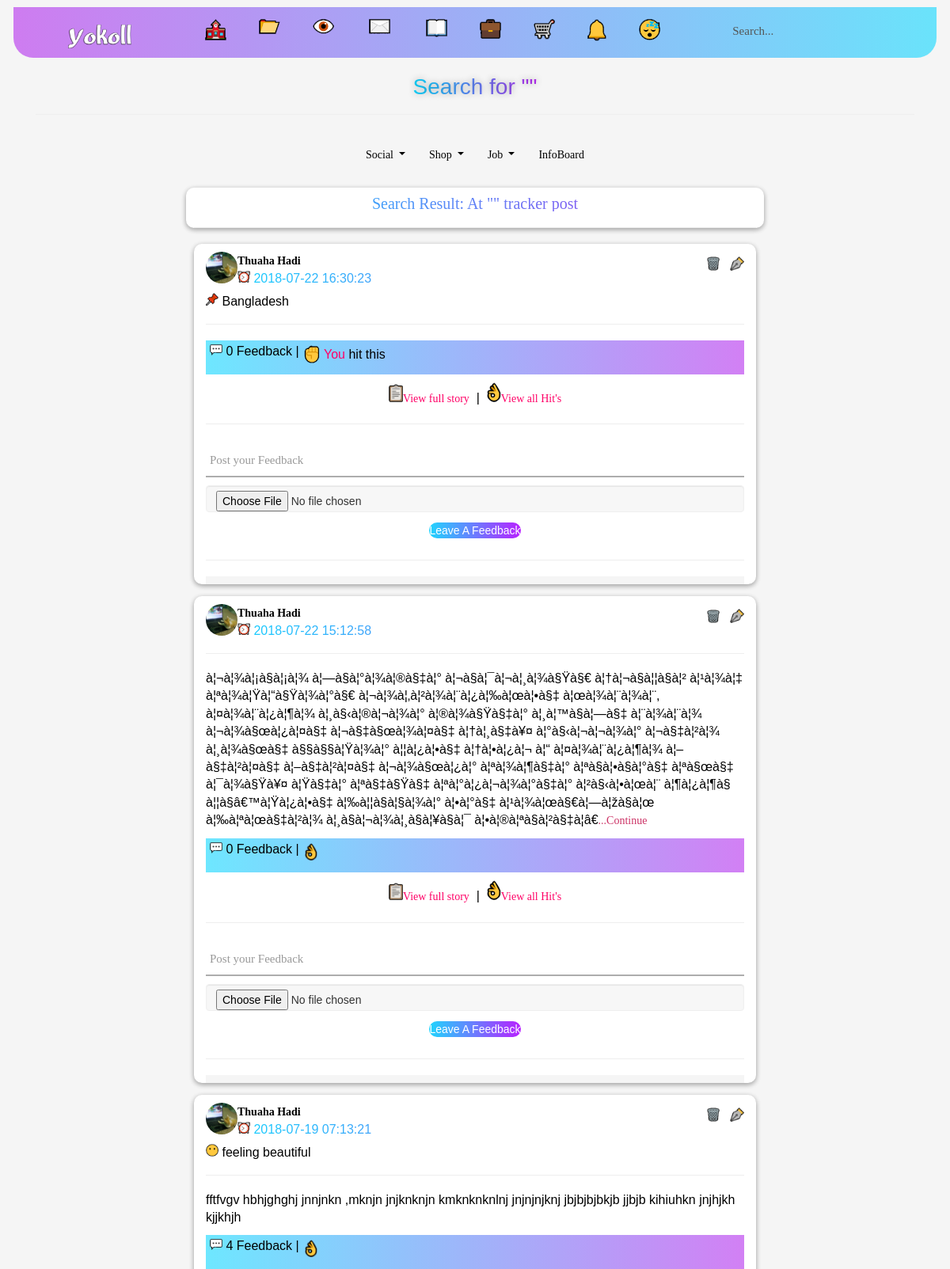
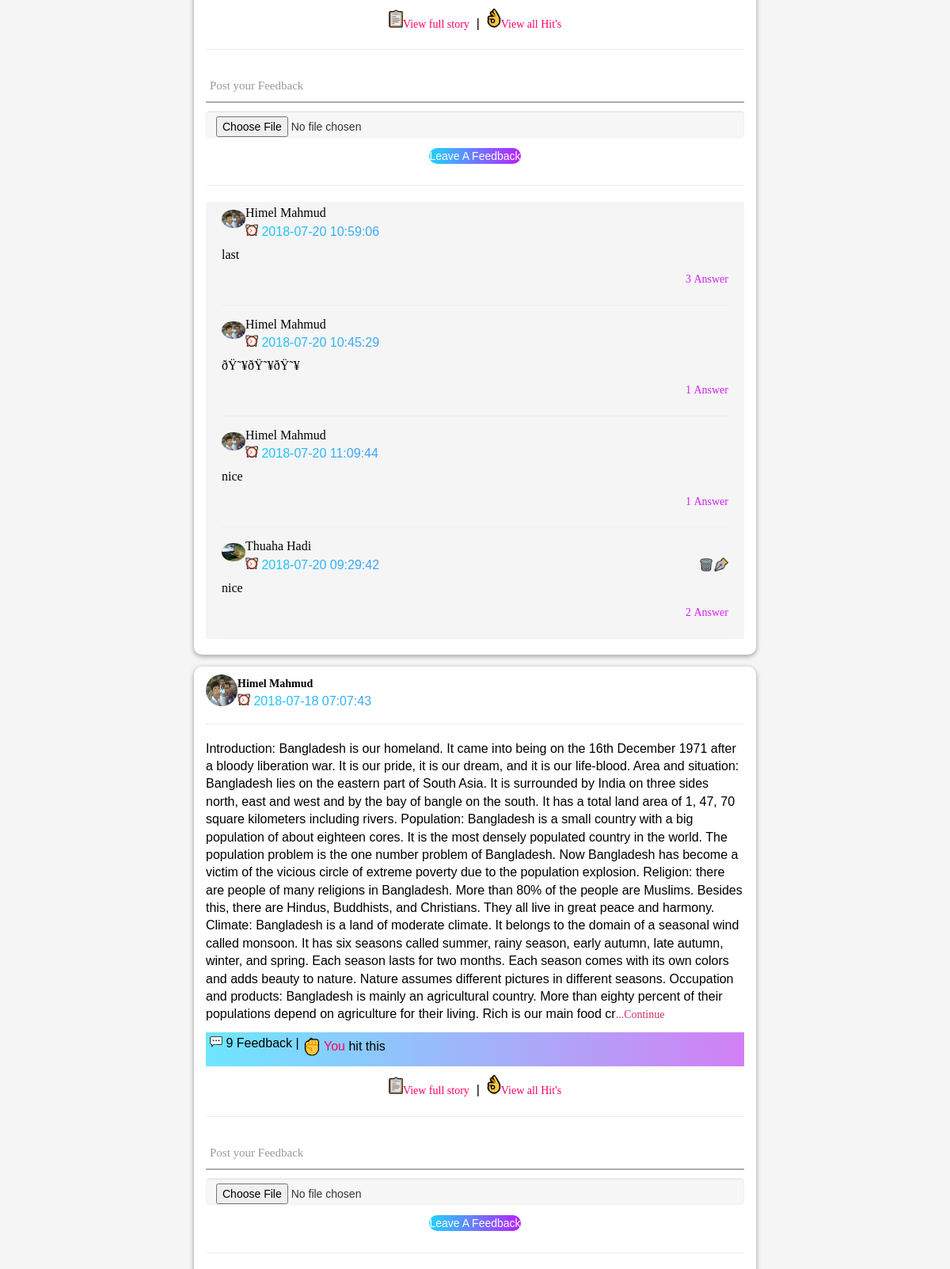
The app's page /kujaiyar_location.php (signed in, upper part) with its own data (2 pictures, top to bottom).
### tables this page shows
CREATE TABLE IF NOT EXISTS `members` (
`id` int(225) NOT NULL,
  `fname` varchar(100) NOT NULL,
  `lname` varchar(100) NOT NULL,
  `user` varchar(25) NOT NULL,
  `email` varchar(100) NOT NULL,
  `password` varchar(50) NOT NULL,
  `gender` varchar(100) NOT NULL,
  `address` varchar(300) NOT NULL,
  `city` varchar(100) NOT NULL,
  `country` varchar(50) NOT NULL,
  `contact` varchar(15) NOT NULL,
  `bday` varchar(100) NOT NULL,
  `profilepic` varchar(500) NOT NULL,
  `coverphoto` varchar(500) NOT NULL,
  `bio` varchar(250) NOT NULL,
  `experiences` varchar(200) NOT NULL,
  `primary_school` varchar(100) NOT NULL,
  `high_school` varchar(100) NOT NULL,
  `college` varchar(100) NOT NULL,
  `graduation_college` varchar(100) NOT NULL,
  `work` varchar(100) NOT NULL,
  `art_and_enter` varchar(200) NOT NULL,
  `home_address` varchar(100) NOT NULL,
  `home_city` varchar(100) NOT NULL,
  `home_country` varchar(100) NOT NULL,
  `home_contact` varchar(15) NOT NULL,
  `office_contact` varchar(15) NOT NULL,
  `sub_email` varchar(50) NOT NULL,
  `link` varchar(500) NOT NULL,
  `verified` varchar(200) NOT NULL,
  `real_time` datetime NOT NULL,
  `join_time` varchar(50) NOT NULL,
  `update_time` varchar(25) NOT NULL,
  `security_que` varchar(500) NOT NULL,
  `security_ans` text NOT NULL,
  `search_name` varchar(500) NOT NULL
);

CREATE TABLE IF NOT EXISTS `members_post` (
`id` int(110) NOT NULL,
  `post_id` varchar(11) NOT NULL,
  `name` varchar(11) NOT NULL,
  `pakadtoan` varchar(11) NOT NULL,
  `file` varchar(250) NOT NULL,
  `type` varchar(30) NOT NULL,
  `size` int(11) NOT NULL,
  `feeling` varchar(26) NOT NULL,
  `location` varchar(50) NOT NULL,
  `tag` varchar(50) NOT NULL,
  `link` varchar(500) NOT NULL,
  `content` text NOT NULL,
  `time` timestamp NOT NULL DEFAULT CURRENT_TIMESTAMP,
  `with` varchar(100) NOT NULL,
  `share` varchar(11) NOT NULL
);

CREATE TABLE IF NOT EXISTS `thuaha` (
`id` int(225) NOT NULL,
  `post_id` text NOT NULL,
  `hit_id` varchar(100) NOT NULL
);

CREATE TABLE IF NOT EXISTS `post_comment` (
`id` int(11) NOT NULL,
  `commentid` varchar(10) NOT NULL,
  `commentname` varchar(100) NOT NULL,
  `comment` text NOT NULL,
  `images` varchar(200) NOT NULL,
  `type` varchar(100) NOT NULL,
  `comment_time` timestamp NOT NULL DEFAULT CURRENT_TIMESTAMP,
  `thuaha` varchar(11) NOT NULL,
  `poster` varchar(100) NOT NULL,
  `hadi` int(1) NOT NULL
);

### kujaiyar_location.php (the view, shortened to what this page needs)
<?php include 'bin/access/social/header.php';?>
<div class="container">
    <div align="center">
    <font class="name-font">Search for "<?php echo $_SESSION['search'];?>"</font>
        </div><hr/>
<nav class="navbar">
    <ul class="nav">
      <li class="dropdown">
        <a class="dropdown-toggle" data-toggle="dropdown" href="#">Social
        </a>
      </li>
      <li class="dropdown">
        <a class="dropdown-toggle" data-toggle="dropdown" href="#">Shop
        </a>
      </li>
       <li class="dropdown">
        <a class="dropdown-toggle" data-toggle="dropdown" href="#">Job
        </a>
      </li>
      <li><a href="#">InfoBoard</a></li>
    </ul>
</nav>
  <div class="row">
       <div class="col-md-2"></div>
              <div class="col-md-8">
              <div class="tracker_list">
             <div class="Right_h" align="center"><b>Search Result: At "<?php echo $_SESSION['search'];?>" tracker post</b></div><hr/>
         <?php
     $public='public';
                  $q=$_SESSION['search'];
							$hamim3 = mysql_query("SELECT * FROM members_post Where share='$public' and location like '%$q%' order by id DESC ");
								while($tuhan3 = mysql_fetch_array($hamim3))
							 {
								$kigur_post=$tuhan3['name'];
		   $hamim4 = mysql_query("SELECT * FROM members where user='$kigur_post'");
		   while($tuhan4 = mysql_fetch_array($hamim4))
								  {?>
  <div class="post_area col-md-12 col-sm-12">
  <img src="http://localhost/social/<?php echo $tuhan4['profilepic']; ?>" class="img-circle post_img">
     <?php $naam=$tuhan4['fname'].' '.$tuhan4['lname'].'&nbsp;'.$tuhan4['verified'];?>
     <strong><?php echo '<a style="text-decoration:none" href=http://localhost/social/user/'.$tuhan4["user"] .'>'.$naam.'</a>';?></strong>
     <div class="post_time">
     <img src="http://localhost/social/bin/access/images/icon/time.PNG" alt="Time" height="16" width="16"> <?php echo $tuhan3['time'];?>
     </div>
      <?php
     $hadi=$tuhan3['name'];
	if($hadi==$_SESSION['SESS_MEMBER_ID'])
		{
		echo '<span class="delete_post pull-right"><a title="Delete Post" href=http://localhost/social/post/delete/'.$tuhan3["id"] .'><img src="http://localhost/social/bin/access/images/icon/bin.PNG" alt="" height="16" width="16"></a> &nbsp;
		<a title="Edit Post" href=http://localhost/social/post/edit/'.$tuhan3["id"] .'><img src="http://localhost/social/bin/access/images/icon/edit.PNG" alt="" height="18" width="18"></a></span>';
		}
		else{
			}?>
     <?php
     $hadi=$tuhan3['feeling'];
	if($hadi)
		{
		echo '<img src="http://localhost/social/bin/access/images/icon/feeling.PNG" alt="" height="16" width="16"> '.$tuhan3['feeling'];
		}
		else{
			}?>
     <?php
     $hadi=$tuhan3['location'];
	if($hadi)
		{
		echo '<img src="http://localhost/social/bin/access/images/icon/at.PNG" alt="At: " height="16" width="16"> '.$tuhan3['location'];
		}
		else{
			}?>
     <hr/>
  <div class="post_content" style="line-height: 1.4;">
  <?php $limit=$tuhan3['content'];
      if($limit>(substr($limit,0,1500)))
		{
      echo substr($limit,0,1500);
    echo '<a href="http://localhost/social/view/story/'.$tuhan3['id'].'"><font color="#CC3366">...Continue</font></a>';
        }
                                   else{
                                       echo $limit;
                                   }
      ?>
    </div>
<div class="post_comment_count">
<div class="activity">
      <?php
        $montobbo=$tuhan3['id'];
$hamim5 = mysql_query("SELECT * FROM post_comment where commentid='$montobbo'");
	$numberOfRows = MYSQL_NUMROWS($hamim5);
	echo '<img src="http://localhost/social/bin/access/images/icon/comment.PNG" alt="Feedback" height="16" width="16"> '.$numberOfRows.'     Feedback | ';
        ?>
  <form action="http://localhost/social/addnew/nice.xml" enctype="multipart/form-data" method="post">
<div class="hits">
<button><img src="http://localhost/social/bin/access/images/icon/nice.PNG" height="16" width="16"></button>
</div>
</form>
 <?php
 $result2 = mysql_query("SELECT * FROM thuaha WHERE post_id='". $tuhan3['id'] ."'");
  while($tuhan8 = mysql_fetch_array($result2))
							 {
  $hadi=$tuhan8['hit_id'];
  if($hadi==$_SESSION['SESS_MEMBER_ID'])
		{
         echo '<div class="unlike"><a href=http://localhost/social/dislike/'.$tuhan8["id"] .'><img src="http://localhost/social/bin/access/images/icon/unhit.PNG" height="34" width="31"></a></div>';
		}
		}
  ?>
  <?php
 $result1 = mysql_query("SELECT * FROM thuaha WHERE post_id='". $tuhan3['id'] ."'");
if($tuhan7 = mysql_fetch_array($result1))
  {
  $numberOfRows = MYSQL_NUMROWS($result1);
  $numberoflikes=$numberOfRows;
  $numberoflikes1=$numberOfRows-1;
 if  (($tuhan7['hit_id'])==($_SESSION['SESS_MEMBER_ID']) && ($numberoflikes1 > 0))
  {
  echo '<div class="you_hit_count"><font color="#FF0066"><b>You&nbsp;&&nbsp;' . $numberoflikes1 . '</b></font>&nbsp;People&nbsp;hit&nbsp;this </div> ';
  }
  elseif (($tuhan7['hit_id'])==($_SESSION['SESS_MEMBER_ID'])&& ($numberoflikes1 == 0))
  {
  echo '<div class="you_hit_count"><font color="#FF0066"><b>You</b></font>&nbsp;hit&nbsp;this</div>';
  }
  elseif ($numberoflikes > 0)
  {
  echo '<div class="hit_count"><font color="#CC3366"><b>' . $numberoflikes .'</b></font>&nbsp;people&nbsp;hit&nbsp;this</div>';
  }
  }?>
     </div>
       </div>
    <div align="center">
        <a title="View full story" href="http://localhost/social/view/story/<?php echo $tuhan3['id'];?>"><img src="http://localhost/social/bin/access/images/icon/full.PNG" height="18px" width="18px" alt="View"><font color="#FF0066">View full story</font></a>&nbsp;&nbsp;|&nbsp;&nbsp;<a href="http://localhost/social/view/hit/story/<?php echo $tuhan3['id'];?>"><img src="http://localhost/social/bin/access/images/icon/nice.PNG" height="18px" width="18px" alt="Hit"><font color="#FF0066">View all Hit's</font></a>
         </div><hr/>
        <form action="http://localhost/social/addnew/comment.xml" method="post" enctype="multipart/form-data">
        <div class="wrap-input100 validate-input" data-validate = "Type something">
						<input class="input100" type="text" name="comment">
						<span class="focus-input100" data-placeholder="Post your Feedback"></span>
					</div>
                    <div class="container-login100-form-btn">
                    <input type="file" name="file" class="lev_comment form-control">
						<button class="btn"><div class="wrap-login100-form-btn">
							<div class="login100-form-bgbtn"></div>
								<font color="#FFFFFF"><b>Leave A Feedback</b></font>
						</div>
					</button></div>
        </form>
        <hr/>
      <div class="comment_area">
        <?php
		 $hamim6 = mysql_query("SELECT * FROM post_comment where commentid='$montobbo' ORDER BY RAND() LIMIT 6");
			while($tuhan5 = mysql_fetch_array($hamim6))
			 {
			$halima=$tuhan5['commentname'];
			$hamim7 = mysql_query("SELECT * FROM members where user='$halima'");
			while($tuhan6 = mysql_fetch_array($hamim7))
			{ 		?>
            <div class="commenter_image">
            <img class="img-circle img-sm"  src="http://localhost/social/<?php echo $tuhan6['profilepic'];?>" style="max-width: 30px; float:left;">
            </div>
            <div class="commenter_name" style="margin-left:30px;">
            <?php echo' <a href=http://localhost/social/user/'.$tuhan6["user"] .'><font size="3px">'.$tuhan6['fname'].' '.$tuhan6['lname'].'</font>&nbsp;'.$tuhan6['verified'].'</a>';?><br/>
            <?php
			$tuaha=$tuhan5['id'];
     $hadi=$tuhan5['commentname'];
	if(($hadi==$_SESSION['SESS_MEMBER_ID']) && ($tuaha==$tuhan5['id']))
		{
		echo '<span class="text-muted  comment_time pull-right"><a title="Delete Feedback" href=http://localhost/social/post/delete/feedback/'.$tuhan5["id"] .'><img src="http://localhost/social/bin/access/images/icon/bin.PNG" alt="" height="16" width="16"></a>&nbsp;|&nbsp;
		<a title="Edit Feedback" href=http://localhost/social/post/edit/feedback/'.$tuhan5["id"] .'><img src="http://localhost/social/bin/access/images/icon/edit.PNG" alt="" height="18" width="18"></a></span>';
		}
		else{
			}?>
           </div>
            <div class="comment_time">
           <img src="http://localhost/social/bin/access/images/icon/time.PNG" alt="Time" height="16" width="16">
			<?php echo $tuhan5['comment_time'];?>
			</div>
            <div class="comment_content" style="line-height: 1.4;">
            <?php $limita=$tuhan5['comment'];
      if($limita>(substr($limita,0,600)))
		{
      echo substr($limita,0, 600);
    echo '<a href="http://localhost/social/view/story/'.$tuhan3['id'].'"><font color="#CC3366">...Continue</font></a>';
        }
                                   else{
                                       echo $limita;
                                   }
      ?>
            </div>
          <div align="right" style="margin-top:-17px">
<a href="http://localhost/social/feedback/replay/<?php echo $tuhan5['id'];?>"><font color="#D320F3">
           <b><?php
        $montobbo=$tuhan5['id'];
$hamim5 = mysql_query("SELECT * FROM post_sub_comment where commentid='$montobbo'");
	$numberOfRows = MYSQL_NUMROWS($hamim5);
	echo $numberOfRows;
        ?>&nbsp;Answer</b></font></a>
  </div>
<hr/>
 <?php
						}
			 }
			 ?>
               </div>
			 </div>
			 <?php
								  }
								  }
 ?>
              </div>
    </div>
     <div class="col-md-2"></div>
</div>
<?php include 'bin/access/index/footer.php';?>

### bin/access/css/yokoll.css (style rules this page uses)
body,html,.row-offcanvas { height:100%; }
body { padding-top: 0px; }
.name-font { font-size: 28px; background: linear-gradient(to right, rgba(13, 215, 255,10.0) , rgba(180, 43, 237,10.0)); -webkit-background-clip: text; -webkit-text-fill-color: transparent; text-shadow: 0px 0px 8px rgba(0, 0, 0,.3); }
.post_area { width:100% auto; box-shadow: 0 2px 6px 0 rgba(0, 0, 0, 0.2), 0 2px 6px 0 rgba(0, 0, 0, 0.19); margin-bottom:15px; padding:10px 10px 0px 10px; float:left; border-radius:10px; background-color:#FFFFFF; }
.post_img { height:40px; width:40px; float: left; }
.post_time { margin: 0px 0px 10px 10px; background: linear-gradient(to right, rgba(13, 215, 255,10.0) , rgba(180, 43, 237,10.0)); -webkit-background-clip: text; -webkit-text-fill-color: transparent; }
.post_content { border-bottom:10px; width:auto; font-size:16px; }
.post_comment_count { background: linear-gradient(to right, rgba(13, 215, 255,0.6) , rgba(180, 43, 237,0.6)); margin-bottom: 10px; margin-top: 10px; padding:5px 5px 5px 5px; height:43px; }
.lev_comment { margin-top:-40px; }
.comment_area { padding: 10px 20px 0px 20px; background-color:#f5f5f5; }
.comment_time { background: linear-gradient(to right, rgba(13, 215, 255,10.0) , rgba(180, 43, 237,10.0)); -webkit-background-clip: text; -webkit-text-fill-color: transparent; margin:0px 0px 10px; }
.commenter_image { margin-top:0px; }
.commenter_name { margin-top:-10px; font-size:2px; }
.comment_content { font-size:16px; font-family:Cambria, "Hoefler Text", "Liberation Serif", Times, "Times New Roman", serif; margin-bottom:25px; }
.hits { margin:-16px 0px 0px 120px; height:auto; }
.unlike { margin:-29px 0px 0px 114px; height:auto; }
.you_hit_count { margin:-30px 0px 0px 144px; position:relative; }
.delete_post { margin:-46px 0px 0px 0px; }
.Right_h { font-size: 20px; font-family:Cambria, "Hoefler Text", "Liberation Serif", Times, "Times New Roman", serif; background: linear-gradient(to right, rgba(13, 215, 255,10.0) , rgba(180, 43, 237,10.0)); -webkit-background-clip: text; -webkit-text-fill-color: transparent; margin-bottom:10px; }
.tracker_list { width:100% auto; box-shadow: 0 2px 6px 0 rgba(0, 0, 0, 0.2), 0 2px 6px 0 rgba(0, 0, 0, 0.19); margin-bottom:15px; padding:10px 10px 0px 10px; border-radius:10px; background-color:#FFFFFF; }

### bin/access/css/chat-aria.css (style rules this page uses)
html, body, div, span, applet, object, iframe, h1, h2, h3, h4, h5, h6, p, blockquote, pre, a, abbr, acronym, address, big, cite, code, del, dfn, em, img, ins, kbd, q, s, samp, small, strike, strong, sub, sup, tt, var, b, u, i, center, dl, dt, dd, ol, ul, li, fieldset, form, label, legend, table, caption, tbody, tfoot, thead, tr, th, td, article, aside, canvas, details, embed, figure, figcaption, footer, header, hgroup, menu, nav, output, ruby, section, summary, time, mark, audio, video { margin: 0; padding: 0; border: 0; font-size: 100%; font: inherit; vertical-align: baseline; }
article, aside, details, figcaption, figure, footer, header, hgroup, menu, nav, section { display: block; }
body { line-height: 1; }
ol, ul { list-style: none; }
html { width: 100%; }
body { width: 100%; color:#FFFFFF; }
@media (min-width: 768px) { body { font-size: 16px; } }
a { text-decoration: none; }
button { cursor: pointer; font-size: inherit; border: 0; }
strong { font-weight: 600; }
img { max-width: 100%; height: auto; }
* { box-sizing: border-box; }

### records on screen
members_post: time "2018-07-22 16:30:23", location "Bangladesh"
members: profilepic (picture), naam "Thuaha Hadi", numberOfRows "0", shows "You", numberOfRows "4", fname "Thuaha", lname "Hadi", numberOfRows "2"
members_post: time "2018-07-22 15:12:58", content "à¦¬à¦¾à¦¡à§à¦¡à¦¾ à¦—à§à¦°à¦¾à¦®à§‡à¦° à¦¬à§à¦¯à¦¬à¦¸à¦¾à§Ÿà§€ à¦†à¦¬à§à¦¦à§à¦² à¦¹à¦¾à¦‡ à¦ªà¦¾à¦Ÿà¦“à§Ÿà¦¾à¦°à§€ à¦¬à¦¾à¦‚à¦²à¦¾à¦¨à¦¿à¦‰à¦œà¦•à§‡ à¦œà¦¾à¦¨à¦¾à¦¨, à¦¤à¦¾à¦¨à¦¿à¦¶à¦¾ à¦¸à§‹à¦®à¦¬à¦¾à¦° à¦®à¦¾à§Ÿà§‡à¦° à¦¸à¦™à§à¦—à§‡ à¦¨à¦¾à¦¨à¦¾ à¦¬à¦¾à§œà¦¿à¦¤à§‡ à¦¬à§‡à§œà¦¾à¦¤à§‡ à¦†à¦¸à§‡à¥¤ à¦°à§‹à¦¬à¦¬à¦¾à¦° à¦¬à§‡à¦²à¦¾ à¦¸à¦¾à§œà§‡ à§§à§§à¦Ÿà¦¾à¦° à¦¦à¦¿à¦•à§‡ à¦†à¦•à¦¿à¦¬ à¦“ à¦¤à¦¾à¦¨à¦¿à¦¶à¦¾ à¦–à§‡à¦²à¦¤à§‡ à¦–à§‡à¦²à¦¤à§‡ à¦¬à¦¾à§œà¦¿à¦° à¦ªà¦¾à¦¶à§‡à¦° à¦ªà§à¦•à§à¦°à§‡ à¦ªà§œà§‡ à¦¯à¦¾à§Ÿà¥¤ à¦Ÿà§‡à¦° à¦ªà§‡à§Ÿà§‡ à¦ªà¦°à¦¿à¦¬à¦¾à¦°à§‡à¦° à¦²à§‹à¦•à¦œà¦¨ à¦¶à¦¿à¦¶à§ à¦¦à§â€™à¦Ÿà¦¿à¦•à§‡ à¦‰à¦¦à§à¦§à¦¾à¦° à¦•à¦°à§‡ à¦¹à¦¾à¦œà§€à¦—à¦žà§à¦œ à¦‰à¦ªà¦œà§‡à¦²à¦¾…"
members_post: time "2018-07-19 07:13:21", feeling "feeling beautiful", content "fftfvgv hbhjghghj jnnjnkn ,mknjn jnjknknjn kmknknknlnj jnjnjnjknj jbjbjbjbkjb jjbjb kihiuhkn jnjhjkh kjjkhjh"
post_comment: comment_time "2018-07-20 10:59:06", comment "last"
members: profilepic (picture), fname "Himel", lname "Mahmud", numberOfRows "3", numberOfRows "1", naam "Himel Mahmud", numberOfRows "9", shows "You"
post_comment: comment_time "2018-07-20 10:45:29", comment "ðŸ˜¥ðŸ˜¥ðŸ˜¥"
post_comment: comment_time "2018-07-20 11:09:44", comment "nice"
post_comment: comment_time "2018-07-20 09:29:42", comment "nice"
members_post: time "2018-07-18 07:07:43", content "Introduction: Bangladesh is our homeland. It came into being on the 16th December 1971 after a bloody liberation war. It is our pride, it is our dream, and it is our life-blood. Area and situation: Bangladesh lies on the eastern part of South Asia. It is surrounded by India on three sides north, east and west and by the bay of bangle on the south. It has a total land area of 1, 47, 70 square kilometers including rivers. Population: Bangladesh is a small country with a big population of about eighteen cores. It is the most densely populated country in the world. The population problem is the one number problem of Bangladesh. Now Bangladesh has become a victim of the vicious circle of extreme…"
